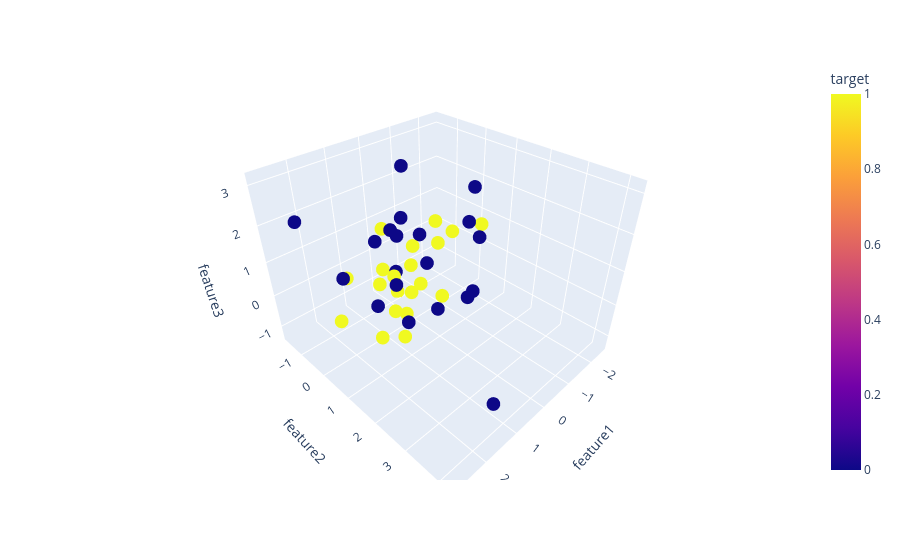

The code cell stored with this chart in its notebook:
### Code cell
import plotly.express as px
fig = px.scatter_3d(df, x='feature1', y='feature2', z='feature3', color='target')
fig.show()

### Figure 1 — Plotly figure (JSON) as saved in the notebook; plotly's stock layout.template omitted (floating-point values rounded to 4 significant figures)
{"data": [{"hovertemplate": "feature1=%{x}<br>feature2=%{y}<br>feature3=%{z}<br>target=%{marker.color}<extra></extra>", "legendgroup": "", "marker": {"color": [1, 0, 1, 1, 1, 0, 0, 1, 0, 0, 0, 1, 1, 1, 0, 0, 1, 1, 1, 0, 0, 0, 0, 1, 0, 0, 0, 0, 1, 1, 0, 0, 0, 1, 1, 1, 1, 1, 0, 1], "coloraxis": "coloraxis", "symbol": "circle"}, "mode": "markers", "name": "", "scene": "scene", "showlegend": false, "type": "scatter3d", "x": [-0.3675, 0.1771, 0.4206, 1.968, -2.506, 1.425, 2.224, 0.3223, -0.7233, 2.823, -1.39, -0.3316, 0.667, -1.01, 0.3849, 1.677, 0.2411, -0.04544, -0.9926, 1.438, 0.2907, 0.7319, -1.028, -0.4208, -0.7643, 2.011, 0.8989, 1.01, 0.9486, 1.415, 1.251, 0.2046, 0.7489, 1.045, -1.838, 0.1901, -0.02254, 1.267, 1.234, 1.772], "y": [-1.137, -0.5981, 0.4116, -0.5478, 0.147, 1.441, 0.2304, 0.06034, 1.461, -0.3329, 0.6667, -1.632, 0.02581, 0.4417, 1.324, 4.188, -0.9525, 1.041, -0.1613, 1.1, 0.867, 0.5174, 1.131, -0.552, 1.567, 1.921, 0.436, 1.438, 0.7017, 0.4577, 0.1864, -0.01154, 2.593, 0.5382, -0.9388, 0.5121, 0.01342, 0.1736, 0.05278, -0.3475], "z": [-1.322, 1.227, -0.07132, -0.6794, 0.6062, 0.1826, 1.192, -1.043, -0.08537, 2.637, 1.344, 0.6191, -0.7776, 1.129, -0.1032, -0.08056, -0.1363, -0.09403, 1.192, 1.065, 0.9826, 2.245, 2.603, -0.1211, 1.549, 2.933, 0.821, 2.328, -1.051, 0.7289, 1.704, 3.151, 1.171, 0.8121, -0.2018, 0.1315, 0.9359, -1.223, -0.2616, 0.6701]}], "layout": {"coloraxis": {"colorbar": {"title": {"text": "target"}}, "colorscale": [[0, "#0d0887"], [0.1111, "#46039f"], [0.2222, "#7201a8"], [0.3333, "#9c179e"], [0.4444, "#bd3786"], [0.5556, "#d8576b"], [0.6667, "#ed7953"], [0.7778, "#fb9f3a"], [0.8889, "#fdca26"], [1, "#f0f921"]]}, "legend": {"tracegroupgap": 0}, "margin": {"t": 60}, "scene": {"domain": {"x": [0, 1], "y": [0, 1]}, "xaxis": {"title": {"text": "feature1"}}, "yaxis": {"title": {"text": "feature2"}}, "zaxis": {"title": {"text": "feature3"}}}}}
